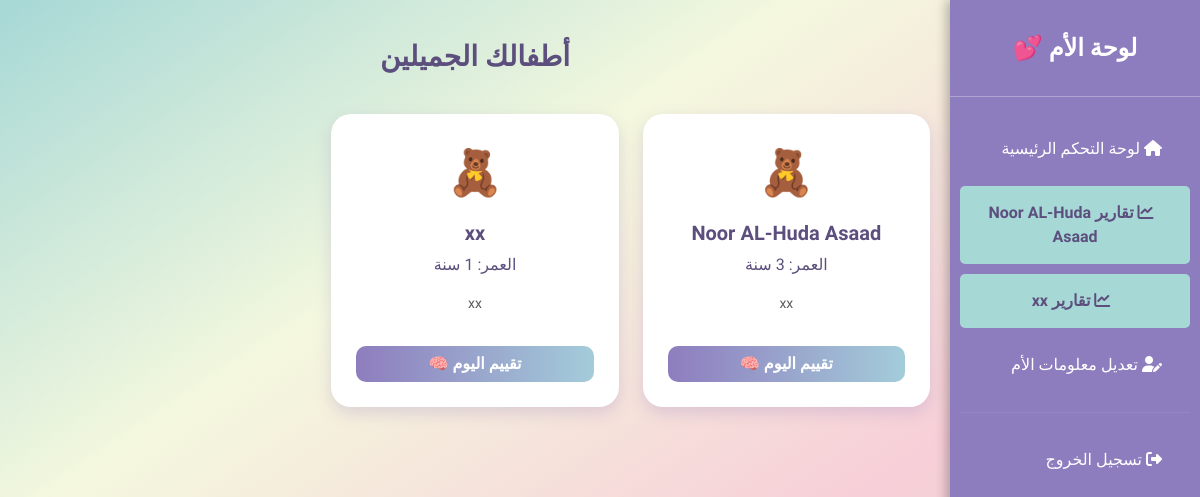
Before: /mother_dashboard (signed in) with the older database file.
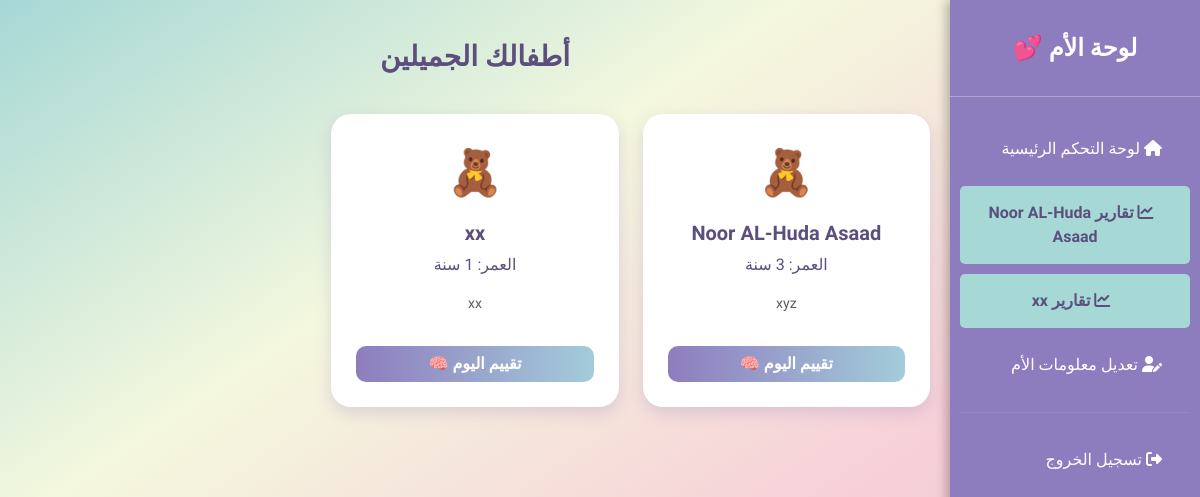
After: the same page with the newer database file.
### model.py (models this page shows, shortened)
class Child(db.Model):
    __tablename__ = 'child'
    child_id = db.Column(db.Integer, primary_key=True, unique=True)
    mother_id = db.Column(db.Integer, db.ForeignKey('mother_register.mother_id'), nullable=True)
    name = db.Column(db.String(100), nullable=False)
    BD = db.Column(db.DateTime, nullable=False)
    gender = db.Column(db.String(10), nullable=False)  # "male" or "female"
    level = db.Column(db.Integer, nullable=False)
    note = db.Column(db.Text, nullable=True)
    doctor_links = db.relationship('DoctorsChild', backref='child', lazy=True)
    activities = db.relationship('Activities', backref='child', lazy=True)
    medicines = db.relationship('Medicine', backref='child', lazy=True)

### app.py (the view)
@app.route('/mother_dashboard')
def mother_dashboard():
    mother_id = session.get('mother_id')
    if not mother_id:
        return redirect(url_for('mother_login'))
    mother = MotherRegister.query.get(mother_id)
    children = Child.query.filter_by(mother_id=mother.mother_id).all()
    return render_template('mother_dashboard.html', mother=mother, children=children,date=date)

### templates/mother_dashboard.html (shortened to what this page needs)
<!DOCTYPE html>
<html lang="ar" dir="rtl">
<head>
  <link href="https://cdn.jsdelivr.net/npm/bootstrap@5.3.2/dist/css/bootstrap.min.css" rel="stylesheet">
  <link rel="stylesheet" href="https://cdnjs.cloudflare.com/ajax/libs/font-awesome/6.5.1/css/all.min.css">
</head>
<body>
  <div class="sidebar">
    <div class="logo">لوحة الأم 💕</div>
    <nav class="nav flex-column">
      <a href="{{ url_for('mother_dashboard') }}"><i class="fas fa-home me-2"></i> لوحة التحكم الرئيسية</a>
     {% for child in children %}
  <a href="{{ url_for('mother_reports', child_id=child.child_id) }}" class="btn btn-primary">
    <i class="fas fa-chart-line me-2"></i> تقارير {{ child.name }}
  </a>
{% endfor %}
      <a href="{{ url_for('mother_update_info') }}"><i class="fas fa-user-edit me-2"></i> تعديل معلومات الأم</a>
      <hr style="border-color: rgba(255, 255, 255, 0.3); margin: 15px 10px;">
      <a href="{{ url_for('mother_logout') }}"><i class="fas fa-sign-out-alt me-2"></i> تسجيل الخروج</a>
    </nav>
  </div>
  <div class="main-content">
    <h3> أطفالك الجميلين</h3>
    {% if children %}
      <div class="row">
        {% for child in children %}
        <div class="col-lg-4 col-md-6 mb-4">
          <div class="child-card text-center">
            <div>
              <div class="child-icon">🧸</div>
              <h5 class="fw-bold">{{ child.name }}</h5>
              <p>العمر: {{ (date.today().year - child.BD.year) }} سنة</p>
              <p class="text-muted small">{{ child.note or 'لا توجد ملاحظات حالياً' }}</p>
            </div>
            <a href="{{ url_for('child_details', child_id=child.child_id) }}" class="btn btn-eval w-100 mt-3">تقييم اليوم 🧠</a>
          </div>
        </div>
        {% endfor %}
      </div>
    {% else %}
      <div class="no-children">
        <i class="fas fa-hand-holding-heart fa-2x mb-3"></i>
        <p class="mb-0"> لا يوجد أطفال مسجلين بعد، يمكنك إضافة طفل من خلال القائمة الجانبية.</p>
      </div>
    {% endif %}
  </div>
</body>
</html>

### templates/mother_dashboard.html (style rules this page uses)
:root { --primary-lavender: #8E7DBE; --dark-text: #5C4F7D; --accent-teal: #A6D8D6; --soft-pink: #F7CFD8; --soft-yellow: #F4F8DE; }
body { direction: rtl; background: linear-gradient(to bottom right, var(--accent-teal), var(--soft-yellow), var(--soft-pink), #E3D6C9); font-family: "Cairo", sans-serif; min-height: 100vh; margin: 0; padding: 0; color: var(--dark-text); background-attachment: fixed; }
.sidebar { position: fixed; top: 0; right: 0; width: 250px; height: 100%; padding-top: 20px; background-color: var(--primary-lavender); color: white; box-shadow: -4px 0 10px rgba(0, 0, 0, 0.25); z-index: 1000; transition: all 0.3s; }
.sidebar a { color: white; padding: 15px 20px; text-decoration: none; display: block; font-size: 16px; transition: background-color 0.3s; border-radius: 5px; margin: 5px 10px; }
.sidebar .btn-primary { background-color: var(--accent-teal) !important; border: none; color: var(--dark-text); font-weight: bold; transition: background-color 0.3s; }
.sidebar .logo { text-align: center; padding: 10px 0 30px; font-size: 24px; font-weight: bold; border-bottom: 1px solid rgba(255, 255, 255, 0.3); margin-bottom: 20px; }
.main-content { margin-right: 250px; padding: 40px 20px; max-width: calc(100% - 250px); }
h3 { text-align: center; margin-bottom: 40px; color: var(--dark-text); font-weight: bold; }
.child-card { border: none; border-radius: 20px; background: white; box-shadow: 0 6px 15px rgba(142, 125, 190, 0.25); padding: 25px; transition: transform 0.3s ease, box-shadow 0.3s ease; min-height: 250px; display: flex; flex-direction: column; justify-content: space-between; }
.child-icon { font-size: 45px; color: var(--primary-lavender); margin-bottom: 15px; }
.btn-eval { background: linear-gradient(to right, var(--primary-lavender), #A3CCDA); border: none; border-radius: 10px; color: white; font-weight: bold; transition: 0.3s; }

Changed rows visible on the page:
changed Child "Noor AL-Huda Asaad": note "xx" → "xyz"
